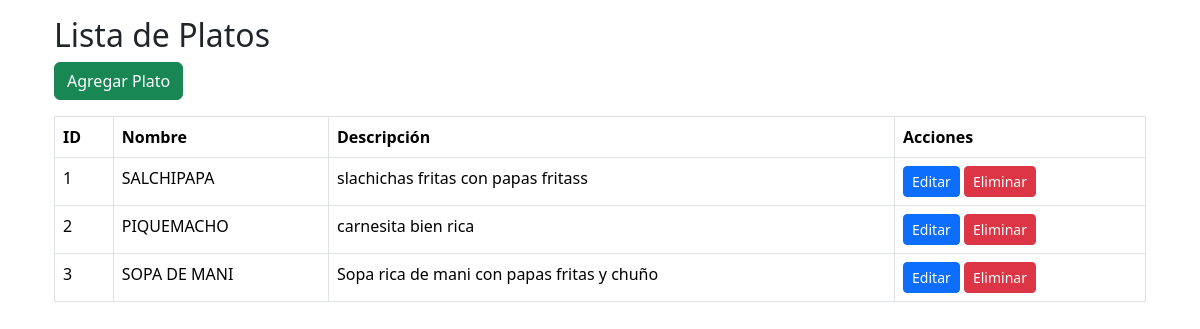
The page /ordenes/platos/ on the database its author committed.
### ordenes/models/plato.py (models this page shows, shortened)
class Plato(models.Model):
    nombre = models.CharField(max_length=100)
    descripcion = models.TextField(blank=True, null=True)

### ordenes/views/plato_views.py (the view)
# urls.py: path('platos/', plato_list, name='plato_list'),
def plato_list(request):
    platos = Plato.objects.all()
    return render(request, 'ordenes/platos/list.html', {'platos': platos})

### templates/ordenes/platos/list.html
{% extends "ordenes/base.html" %}
{% block content %}
<div class="container">
    <h2 class="mt-3">Lista de Platos</h2>
    <a href="{% url 'plato_create' %}" class="btn btn-success mb-3">Agregar Plato</a>
    <table class="table table-bordered">
        <thead>
        <tr>
            <th>ID</th>
            <th>Nombre</th>
            <th>Descripción</th>
            <th>Acciones</th>
        </tr>
        </thead>
        <tbody>
        {% for plato in platos %}
            <tr>
                <td>{{ plato.id }}</td>
                <td>{{ plato.nombre }}</td>
                <td>{{ plato.descripcion }}</td>
                <td>
                    <a href="{% url 'plato_update' plato.id %}" class="btn btn-primary btn-sm">Editar</a>
                    <a href="{% url 'plato_delete' plato.id %}" class="btn btn-danger btn-sm">Eliminar</a>
                </td>
            </tr>
        {% endfor %}
        </tbody>
    </table>
</div>
{% endblock %}

### rows shown on the page
Plato: id "1", nombre "SALCHIPAPA", descripcion "slachichas fritas con papas fritass"
Plato: id "2", nombre "PIQUEMACHO", descripcion "carnesita bien rica"
Plato: id "3", nombre "SOPA DE MANI", descripcion "Sopa rica de mani con papas fritas y chuño"
